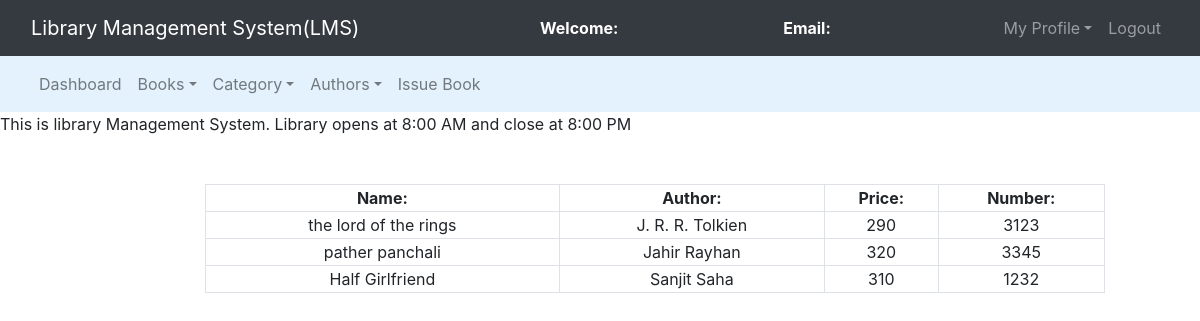
/admin/regbooks.php, run on the app's committed database.
### tables this page shows
CREATE TABLE `books` (
  `book_id` int(11) NOT NULL,
  `book_name` varchar(255) NOT NULL,
  `author_id` int(11) DEFAULT NULL,
  `cat_id` int(11) DEFAULT NULL,
  `book_no` int(11) NOT NULL,
  `book_price` int(11) NOT NULL
);

CREATE TABLE `authors` (
  `author_id` int(11) NOT NULL,
  `author_name` varchar(255) NOT NULL
);

### admin/regbooks.php (the view, shortened to what this page needs)
<?php
	$connection = mysqli_connect("localhost","root","");
	$query = "select books.book_name, books.book_no, books.book_price, authors.author_name from books left join authors on books.author_id = authors.author_id";
?>
<!DOCTYPE html>
<html>
<head>
	<link rel="stylesheet" type="text/css" href="../bootstrap-4.4.1/css/bootstrap.min.css">
</head>
<body>
	<nav class="navbar navbar-expand-lg navbar-dark bg-dark">
		<div class="container-fluid">
			<div class="navbar-header">
				<a class="navbar-brand" href="user_dashboard.php">Library Management System(LMS)</a>
			</div>
			<font style="color: white"><span><strong>Welcome: <?php echo $_SESSION['name']; ?></strong></span></font>
			<font style="color: white"><span><strong>Email: <?php echo $_SESSION['email']; ?></strong></span></font>
			<ul class="nav navbar-nav navbar-right">
				<li class="nav-item dropdown">
					<a class="nav-link dropdown-toggle" data-toggle="dropdown">My Profile</a>
				</li>
				<li class="nav-item"><a class="nav-link" href="logout.php">Logout</a></li>
			</ul>
		</div>
	</nav>
	<nav class="navbar navbar-expand-lg navbar-light" style="background-color: #e3f2fd">
		<div class="container-fluid">
			<ul class="nav navbar-nav navbar-center">
				<li class="nav-item">
					<a href="admin_dashboard.php" class="nav-link">Dashboard</a>
				</li>
				<li class="nav-item dropdown">
					<a href="" class="nav-link dropdown-toggle" data-toggle="dropdown">Books</a>
				</li>
				<li class="nav-item dropdown">
					<a href="" class="nav-link dropdown-toggle" data-toggle="dropdown">Category</a>
				</li>
				<li class="nav-item dropdown">
					<a href="" class="nav-link dropdown-toggle" data-toggle="dropdown">Authors</a>
				</li>
				<li class="nav-item">
					<a href="" class="nav-link">Issue Book</a>
				</li>
			</ul>
		</div>
	</nav>
	<span><marquee>This is library Management System. Library opens at 8:00 AM and close at 8:00 PM</marquee></span><br><br>
	<div class="row">
		<div class="col-md-2"></div>
		<div class="col-md-8">
			<form>
				<table class="table-bordered" width="900px" style="text-align: center;">
					<tr>
						<th>Name:</th>
						<th>Author:</th>
						<th>Price:</th>
						<th>Number:</th>
					</tr>
					<?php
						$query_run = mysqli_query($connection,$query);
						while($row = mysqli_fetch_assoc($query_run)){
							$book_name = $row['book_name'];
							$author_name = $row['author_name'];
							$price = $row['book_price'];
							$book_no = $row['book_no'];
							?>
							<tr>
								<td><?php echo $book_name; ?></td>
								<td><?php echo $author_name; ?></td>
								<td><?php echo $price; ?></td>
								<td><?php echo $book_no; ?></td>
							</tr>
							<?php
						}
					?>
				</table>
			</form>
		</div>
		<div class="col-md-2"></div>
	</div>
</body>
</html>

### data on the page
books: book_name "the lord of the rings", author.author_name "J. R. R. Tolkien", book_price "290", book_no "3123"
books: book_name "pather panchali", author.author_name "Jahir Rayhan", book_price "320", book_no "3345"
books: book_name "Half Girlfriend", author.author_name "Sanjit Saha", book_price "310", book_no "1232"
